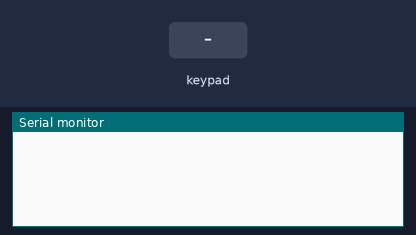
The sketch below on a simulated Arduino Uno, built with avr-gcc and run on an emulated ATmega328P. Parts: the last lines printed to the serial monitor. The test bench sets the inputs (shaded band).

Above: at 1.2 s.
1.3 s: key '1' pressed
At 2.4 s:
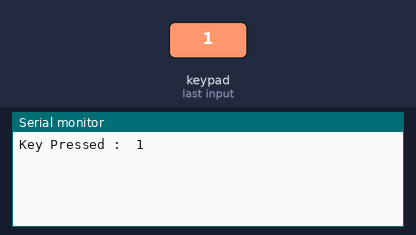
2.8 s: keypad keys 1 2 1 1 1 0 9 # pressed 0.4 s apart
At 6.9 s:
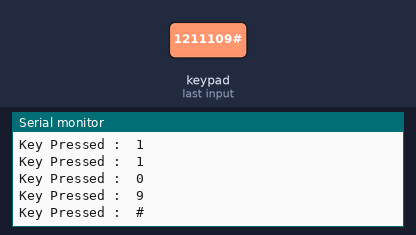
7.5 s: key 'A' pressed
At 8.5 s:
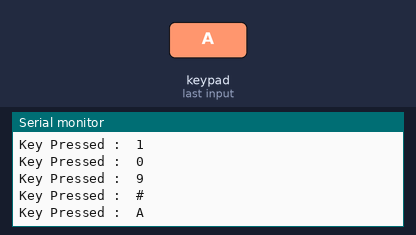
9.0 s: keypad keys 1 2 1 1 1 0 9 * pressed 0.4 s apart
At 12.9 s:
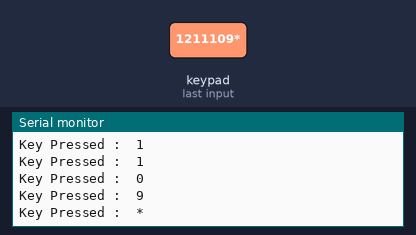
13.7 s: key 'B' pressed
At 14.5 s:
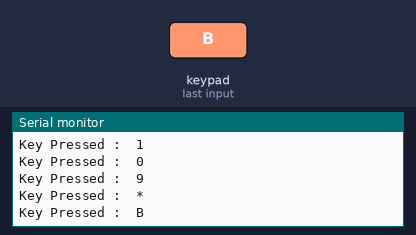
15.2 s: keypad keys 1 2 1 1 1 0 9 D pressed 0.4 s apart
At 19.0 s:
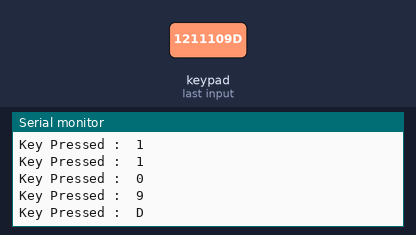
Timing chart, 0 to 20.5 s (numbered marks = the images above; inputs shaded):
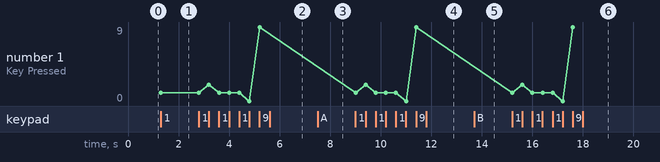

The sketch:

keypad.ino
```cpp
#include<Keypad.h>

const byte ROWS =4;
const byte COLS =4;

char keys[ROWS][COLS] = {{'1','2','3','A'}, {'4','5','6','B'},
						{'7','8','9','C'}, {'*','0','#','D'}};
byte rowPins[ROWS]={12,11,10,9};
byte colPins[COLS]={8,7,6,5};

Keypad numpad1 = Keypad(makeKeymap(keys), rowPins, colPins, ROWS, COLS);

void setup()
{
  Serial.begin(9600);
}

void loop()
{
  char ip = numpad1.getKey();

  if (ip)
  {
    Serial.print("Key Pressed :  ");
    Serial.println(ip);
  }
}
```

Measured:
- after the input at 1.3 s, the serial monitor: prints a new line at once (image 1)
- after the input at 2.8 s, the serial monitor: prints a new line after 0.40 s (image 2)
- after the input at 7.5 s, the serial monitor: prints a new line at once (image 3)
- after the input at 9.0 s, the serial monitor: prints a new line at once (image 4)
- after the input at 13.7 s, the serial monitor: prints a new line at once (image 5)
- after the input at 15.2 s, the serial monitor: prints a new line at once (image 6)
- plotted number 1: 1 → 9 after the input at 2.8 s
